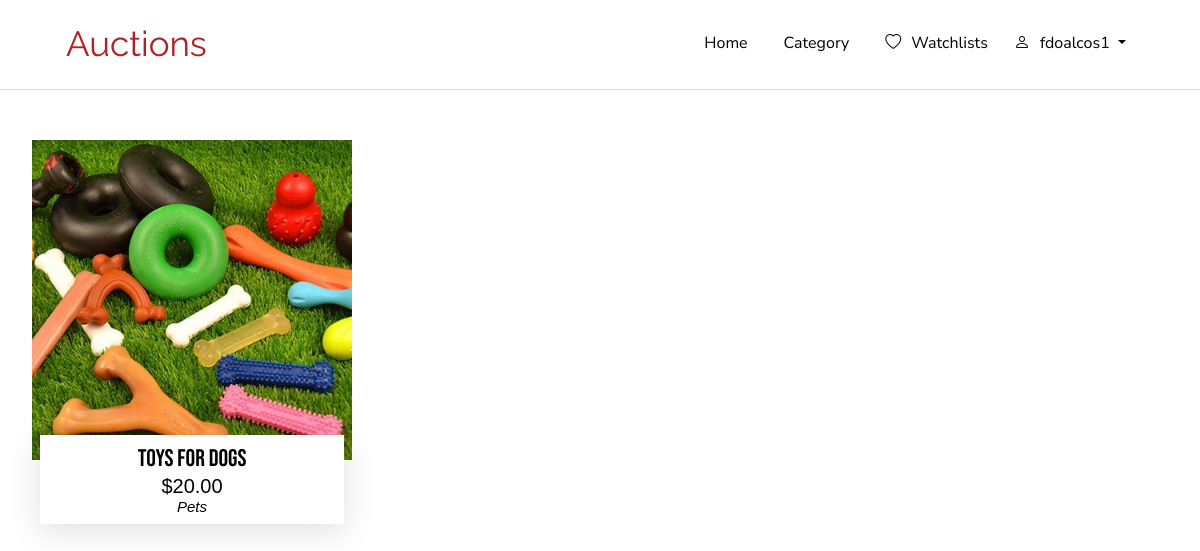
The page /category/Pets (signed in) on the database its author committed.
### auctions/models.py (models this page shows, shortened)
class User(AbstractUser):
    pass

class Listing(models.Model):
    username = models.ForeignKey(User, null=True, on_delete=models.CASCADE, related_name="user")
    item = models.CharField(max_length=100)
    description = models.TextField()
    image = models.ImageField(upload_to='images/', blank=True, null=True)
    category = models.ForeignKey(Category, on_delete=models.CASCADE, related_name="categories")
    active = models.BooleanField(default=True)
    price = models.FloatField()
    watched = models.ManyToManyField(User, null=True, related_name="watchlist")
    winner_user = models.ForeignKey(User, on_delete=models.CASCADE, null=True, blank=True,  related_name="winner")
    def winner(self):
        return self.bid_item.last().user

class Category(models.Model):
    CATEGORIES = ("Groceries & Stores", "Groceries & Stores"), ("Fashion & Beauty", "Fashion & Beauty"), ("Pets", "Pets"), ("Drugstore & Personal Care", "Drugstore & Personal Care"), ("Home & DIY", "Home & DIY"), ("Devices & Electronics", "Devices & Electronics"), ("Music, Video & Gaming", "Music, Video & Gaming"), ("Books & Reading", "Books & Reading"), ("Toys, Kids & Baby", "Toys, Kids & Baby"), ("Automotive", "Automotive"), ("Office & Professional", "Office & Professional"), ("Sports & Fanshop", "Sports & Fanshop"), ("Outdoors & Travels", "Outdoors & Travels"), ("Other", "Other")
    name = models.CharField(max_length=100, choices=CATEGORIES, primary_key=True)
    category_image = models.ImageField(upload_to='category/', blank=True, null=True)
    def __str__(self):
        return f"{self.name}"

### auctions/views.py (the view)
# urls.py: path("category/<str:category>", views.categories, name="categories")
def categories(request, category):
    item = Category.objects.get(name=category)
    categories = item.categories.all()
    return render(request, "auctions/categories.html", {
        "categories": categories
    })

### auctions/templates/auctions/categories.html (shortened to what this page needs)
{% extends "auctions/layout.html" %}
{% block body %}
    <div class="container">
        <div class="categories_product-grid">
            {% for listings in categories %}
                {% if listings.active %}
                    <div class="cards stacked">
                        {% if listings.image %}
                            <img src="{{ listings.image.url }}" class="card__image" alt="{{ listings.item }}" >
                        {% else %}
                            <img src="static/auctions/noimage.jpg" class="card__image" alt="{{ listings.item }}">
                        {% endif %}
                        <a href="{% url 'listing' listings.id %}"><div class="card__content">
                            <h2 class="card__title">{{ listings.item }}</h2>
                            <p class="card__price">${{ listings.price|floatformat:2 }}</p>
                            <p class="card__description">{{ listings.category}}</p>
                        </a></div>
                    </div>
                {% endif %}
                {% empty %}
                        <p> No listings </p>
            {% endfor %}
        </div>
{% endblock %}

### auctions/templates/auctions/layout.html (shortened to what this page needs)
{% load static %}
{% load widget_tweaks %}
<!DOCTYPE html>
<html lang="en">
    <head>
        <link rel="stylesheet" href="https://stackpath.bootstrapcdn.com/bootstrap/4.4.1/css/bootstrap.min.css">
        <link rel="stylesheet" href="https://cdn.jsdelivr.net/npm/bootstrap-icons@1.8.3/font/bootstrap-icons.css">
        <link href="{% static 'styles.css' %}" rel="stylesheet">
    </head>
    <body>
        <nav class="nav__item navbar navbar-expand-lg navbar-light sticky-top">
            <a href="{% url 'index' %}" class="nav__title navbar-brand"> Auctions</a>
            <div class="nav__content collapse navbar-collapse" id="navbarMenu">
                <ul class="navbar-nav ml-auto">
                    <li class="nav-item">
                        <a href="{% url 'index' %}" class="nav__link nav-link">Home</a>
                    </li>
                    <li class="nav-item">
                        <a href="{% url 'category' %}" class="nav__link nav-link">Category</a>
                    </li>
                    {% if user.is_authenticated %}
                    <li class="nav-item">
                        <a href="{% url 'watches' %}" class="nav__link nav-link"><i class="nav__i bi bi-heart"></i>Watchlists</a>
                    </li>
                    <div class="dropdown">
                        <a class="nav__link nav-link dropdown-toggle" href="#" role="button" id="dropdownMenuLink" data-bs-toggle="dropdown" aria-expanded="false">
                        <i class="nav__i bi bi-person"></i>{{ request.user }}
                        </a>
                    </div>
                    {% endif %}
                </ul>
            </div>
        </nav>
        {% block body %}
        {% endblock %}
    </body>
</html>

### auctions/static/styles.css (style rules this page uses)
body { margin: 0; }
img, picture { max-width: 100%; display: block; }
.navbar { background-color: white; border-bottom: 1px solid #dadada; }
.navbar-light .navbar-brand { color: firebrick; }
.nav__title { font-family: 'Raleway', sans-serif; font-size: 35px; margin: 0 0 0 50px; padding: 10px 0 10px 0; }
.nav__content { font-family: 'Nunito Sans', sans-serif; margin: 0 50px 0 0; padding: 10px 0 10px 0; }
.nav__i { margin: 0 10px 0 0; }
.nav-item { padding: 0 10px 0 10px; }
.nav__link { border-bottom: 2px solid transparent; transition: 0.10s; }
.navbar-light .navbar-nav .nav-link { color: black; }
.container { max-width: 100rem; margin-inline: auto; padding-inline: 2rem; }
.stacked { display: grid; }
.stacked > * { grid-column: 1 / 2; grid-row: 1 / 2; }
.categories_product-grid { display: grid; grid-template-columns: repeat(auto-fit, minmax(20rem, 12rem)); margin: 50px 0 0 0; gap: 10px 55px; }
.cards { aspect-ratio: 1 / 1.30; }
a { text-decoration: none; }
.card__content { background: white; color: black; align-self: end; margin: .5rem .5rem 2rem; box-shadow: rgba(100, 100, 111, 0.2) 0px 7px 29px 0px; transition: 0.25s; text-decoration: none; text-align: center; }
.card__title { font-family: 'Bebas Neue', cursive; font-size: 1.50rem; line-hieght: 1.1; color: black; margin: 10px 10px -8px 10px; }
.card__price { font-family: 'Open-Sans', sans-serif; font-size: 20px; margin: 5px 10px -10px 10px; color: black; }
.card__description { font-family: 'Open-Sans', sans-serif; font-size: 15px; font-style: italic; margin: 5px 10px 5px 10px; color: black; }
.card__image { aspect-ratio: 1/1; width: 100%; object-fit: cover; }

### rows shown on the page
User: user "fdoalcos1"
Listing: image (picture), item "Toys for dogs", price "20.00", category "Pets"
